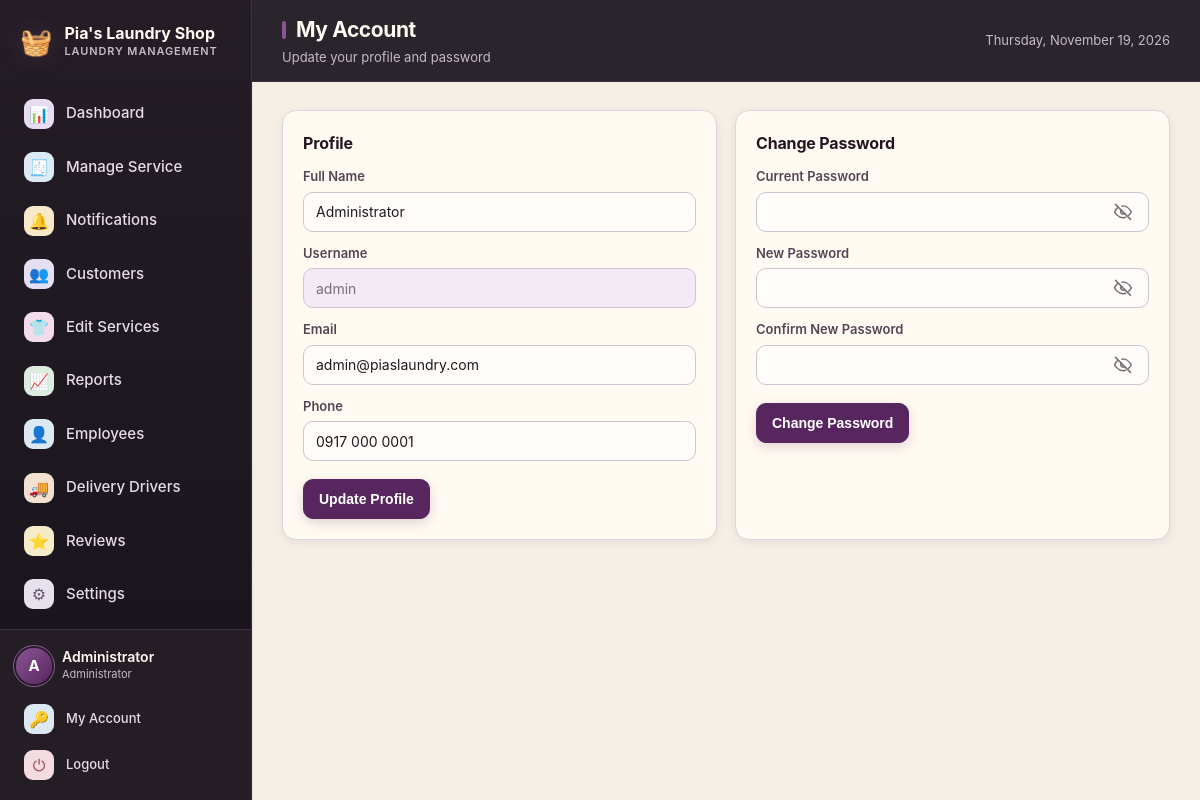
The app's page /profile.php (signed in) with its own data.
### tables this page shows
CREATE TABLE users (
  id          INT UNSIGNED NOT NULL AUTO_INCREMENT,
  full_name   VARCHAR(100) NOT NULL,
  username    VARCHAR(50)  NOT NULL,
  password    VARCHAR(255) NOT NULL,
  email       VARCHAR(120) DEFAULT NULL,
  phone       VARCHAR(30)  DEFAULT NULL,
  role        ENUM('admin','staff') NOT NULL DEFAULT 'staff',
  is_active   TINYINT(1)   NOT NULL DEFAULT 1,
  created_at  DATETIME     NOT NULL DEFAULT CURRENT_TIMESTAMP,
  PRIMARY KEY (id),
  UNIQUE KEY uq_users_username (username)
);

### includes/functions.php (called while the page is built, shortened)
<?php
function e($value): string
{
    return htmlspecialchars((string) $value, ENT_QUOTES, 'UTF-8');
}
function get_setting(string $key, string $default = ''): string
{
    static $cache = null;
    if ($cache === null) {
        $cache = [];
        foreach (db()->query("SELECT `key`, `value` FROM settings") as $row) {
            $cache[$row['key']] = (string) $row['value'];
        }
    }
    return $cache[$key] ?? $default;
}
function asset_prefix(): string
{
    static $prefix = null;
    if ($prefix !== null) {
        return $prefix;
    }
    $appRoot   = realpath(__DIR__ . '/..');
    $scriptDir = realpath(dirname($_SERVER['SCRIPT_FILENAME'] ?? __FILE__));
    $prefix = '';
    if ($appRoot && $scriptDir && strpos($scriptDir, $appRoot) === 0) {
        $rel = trim(str_replace('\\', '/', substr($scriptDir, strlen($appRoot))), '/');
    }
    return $prefix;
}
function asset(string $path): string
{
    return asset_prefix() . ltrim($path, '/');
}

### config/database.php (called while the page is built, shortened)
<?php
function db(): PDO
{
    static $pdo = null;
    if ($pdo === null) {
        try {
            $pdoOptions = [
                PDO::ATTR_ERRMODE            => PDO::ERRMODE_EXCEPTION,
                PDO::ATTR_DEFAULT_FETCH_MODE => PDO::FETCH_ASSOC,
                PDO::ATTR_EMULATE_PREPARES   => false,
            ];
            $dsn = 'mysql:host=' . DB_HOST . ';port=' . DB_PORT . ';dbname=' . DB_NAME . ';charset=' . DB_CHARSET;
            $environmentDatabaseName = getenv('DB_NAME');
            $railwayDatabaseName = getenv('MYSQLDATABASE');
            $useAutomaticLocalSelection = ($environmentDatabaseName === false || $environmentDatabaseName === '')
                && ($railwayDatabaseName === false || $railwayDatabaseName === '');
            if ($useAutomaticLocalSelection) {
                try {
                    $pdo = new PDO($dsn, DB_USER, DB_PASS, $pdoOptions);
                } catch (PDOException $e) {
                    $isUnknownDatabase = isset($e->errorInfo[1]) && (int) $e->errorInfo[1] === 1049;
                    if (!$isUnknownDatabase) {
                        throw $e;
                    }
                    $legacyDsn = 'mysql:host=' . DB_HOST . ';port=' . DB_PORT . ';dbname=laundry_pos;charset=' . DB_CHARSET;
                    $pdo = new PDO($legacyDsn, DB_USER, DB_PASS, $pdoOptions);
                    error_log('Using legacy laundry_pos database because laundry_pias is not present.');
                }
            } else {
                $pdo = new PDO($dsn, DB_USER, DB_PASS, $pdoOptions);
            }
        } catch (PDOException $e) {
            http_response_code(500);
            exit('<h2>Database connection failed</h2>'
                . '<p>Could not connect to MySQL. Please check that:</p>'
                . '<ul>'
                . '<li>The MySQL service is <strong>running</strong> - start it from the XAMPP Control Panel, or click Start All in Laragon.</li>'
                . '<li>The database <code>' . htmlspecialchars(DB_NAME) . '</code> exists (import <code>database/laundry_pos.sql</code>).</li>'
                . '<li>Credentials in <code>config/database.php</code> match your setup.</li>'
                . '</ul>'
                . '<p style="color:#888"><small>' . htmlspecialchars($e->getMessage()) . '</small></p>');
        }
    }
    return $pdo;
}

### includes/auth.php (called while the page is built, shortened)
<?php
require_once __DIR__ . '/../config/database.php';
require_once __DIR__ . '/functions.php';
function current_user(): ?array
{
    static $user = null;
    if ($user === null) {
        $stmt = db()->prepare("SELECT * FROM users WHERE id = ? AND is_active = 1");
        $stmt->execute([$_SESSION['user_id']]);
        $user = $stmt->fetch() ?: null;
    }
    return $user;
}
function require_login(): void
{
    if (!current_user()) {
        redirect('login.php');
    }
}

### profile.php (the view, shortened to what this page needs)
<?php
require_once __DIR__ . '/includes/auth.php';
require_login();
$user = current_user();
$pageTitle = 'My Account';
$pageSubtitle = 'Update your profile and password';
include __DIR__ . '/includes/header.php';
?>
<div class="grid two">
  <div class="card">
    <h2>Profile</h2>
    <form method="post" action="profile.php">
      <label for="full_name">Full Name</label>
      <input type="text" id="full_name" name="full_name" value="<?= e($user['full_name']) ?>" required>
      <label for="username">Username</label>
      <input type="text" id="username" value="<?= e($user['username']) ?>" disabled>
      <label for="email">Email</label>
      <input type="email" id="email" name="email" value="<?= e($user['email'] ?? '') ?>">
      <label for="phone">Phone</label>
      <input type="text" id="phone" name="phone" value="<?= e($user['phone'] ?? '') ?>">
      <div class="form-actions">
        <button type="submit" class="btn btn-primary">Update Profile</button>
      </div>
    </form>
  </div>
  <div class="card">
    <h2>Change Password</h2>
    <form method="post" action="profile.php" autocomplete="off">
      <label for="current_password">Current Password</label>
      <input type="password" id="current_password" name="current_password" required>
      <label for="new_password">New Password</label>
      <input type="password" id="new_password" name="new_password" required minlength="8">
      <label for="confirm_password">Confirm New Password</label>
      <input type="password" id="confirm_password" name="confirm_password" required minlength="8">
      <div class="form-actions">
        <button type="submit" class="btn btn-primary">Change Password</button>
      </div>
    </form>
  </div>
</div>
<?php include __DIR__ . '/includes/footer.php'; ?>

### includes/header.php (shortened to what this page needs)
<?php
$user     = current_user();
$shopName = get_setting('shop_name', "Pia's Laundry Shop");
$active   = basename($_SERVER['PHP_SELF'] ?? '');
$prefix   = asset_prefix();
$notificationSummary = db()->prepare("SELECT COALESCE(MAX(id), 0) AS latest_id, COALESCE(SUM(CASE WHEN is_read = 0 THEN 1 ELSE 0 END), 0) AS unread_count FROM notifications WHERE audience = 'staff' AND audience_id = ?");
$notificationSummary->execute([(int)$user['id']]);
$notificationState = $notificationSummary->fetch() ?: ['latest_id' => 0, 'unread_count' => 0];
$nav = [
    ['Dashboard',    'dashboard.php',  '&#128202;', false],
    ['Manage Service','orders.php',    '&#129534;', false],
    ['Notifications','notifications.php','&#128276;', false],
    ['Customers',    'customers.php',  '&#128101;', false],
    ['Edit Services','services.php',   '&#128085;', true],
    ['Reports',      'reports.php',    '&#128200;', true],
    ['Employees',    'employees.php',  '&#128100;', true],
    ['Delivery Drivers', 'delivery_drivers.php', '&#128666;', false],
    ['Reviews',      'reviews.php',     '&#11088;', true],
    ['Settings',     'settings.php',   '&#9881;', true],
];
?>
<!DOCTYPE html>
<html lang="en">
<head>
<link rel="stylesheet" href="<?= e(asset('assets/css/style.css')) ?>?v=booking-history-20261117">
</head>
<body>
<div class="app" data-notification-poll-url="<?= e($prefix) ?>notification_poll.php" data-notification-latest-id="<?= (int)$notificationState['latest_id'] ?>">
  <aside class="sidebar" id="sidebar" aria-label="Main navigation">
    <div class="brand">
      <span class="brand-icon">&#129530;</span>
      <div class="brand-text">
        <div class="brand-name"><?= e($shopName) ?></div>
        <div class="brand-sub">Laundry Management</div>
      </div>
    </div>
    <nav class="nav">
      <?php foreach ($nav as $item):
          [$label, $href, $icon, $adminOnly] = $item; $iconClass = 'nav-icon-' . preg_replace('/[^a-z0-9_-]/i', '', pathinfo($href, PATHINFO_FILENAME));
          $isActive = ($active === $href || $active === basename($href)) ? ' active' : '';
      ?>
      <a class="nav-link<?= $isActive ?>" href="<?= e($prefix . $href) ?>">
        <span class="nav-icon <?= e($iconClass) ?>"><?= $icon ?></span>
        <span><?= e($label) ?></span>
      </a>
      <?php endforeach; ?>
    </nav>
    <div class="sidebar-footer">
      <div class="user-chip">
        <div class="avatar"><?= e(strtoupper(substr($user['full_name'], 0, 1))) ?></div>
        <div class="user-meta">
          <div class="user-name"><?= e($user['full_name']) ?></div>
          <div class="user-role"><?= $user['role'] === 'admin' ? 'Administrator' : 'Staff' ?></div>
        </div>
      </div>
      <a class="nav-link small" href="<?= e($prefix) ?>profile.php"><span class="nav-icon nav-icon-profile">&#128273;</span><span>My Account</span></a>
      <a class="nav-link small" href="<?= e($prefix) ?>logout.php"><span class="nav-icon nav-icon-logout">&#9211;</span><span>Logout</span></a>
    </div>
  </aside>
  <div class="main">
    <header class="topbar">
      <div class="topbar-title">
        <h1><?= isset($pageTitle) ? e($pageTitle) : 'Dashboard' ?></h1>
        <?php if (isset($pageSubtitle)): ?><p><?= e($pageSubtitle) ?></p><?php endif; ?>
      </div>
      <div class="topbar-right">
        <span class="today"><?= e(date('l, F j, Y')) ?></span>
      </div>
    </header>
    <main class="content">

### records on screen
users: full_name "A", full_name "Administrator", username "admin", email "admin@piaslaundry.com", phone "0917 000 0001"

### other values on screen
$shopName "Pia's Laundry Shop"
$icon "📊"
$label "Dashboard"
$icon "🧾"
$label "Manage Service"
$icon "🔔"
$label "Notifications"
$icon "👥"
$label "Customers"
$icon "👕"
$label "Edit Services"
$icon "📈"
$label "Reports"
$icon "👤"
$label "Employees"
